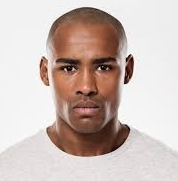
#> input picture img/train_01.jpg, 178 x 181 px
$ jupyter execute --allow-errors machine_learning.ipynb
#> lines starting #> are read from the running program, lines starting #| are printed output that depends on the picture
[cell 1]
import cv2
import os
import matplotlib.pyplot as plt
import pandas as pd
import numpy as np
from IPython.display import display

Read Classifiers for Face and Eyes

[cell 2]
face_cascade = cv2.CascadeClassifier("haarcascade_frontalface_default.xml")
eye_cascade = cv2.CascadeClassifier("haarcascade_eye.xml")

Import Image Files

[cell 3]
img_01 = cv2.imread("img/train_01.jpg")
#> img_01 is the input picture: shape (181, 178, 3); mean B, G, R 183.7, 189.6, 205.1
img_02 = cv2.imread("img/train_02.jpg")
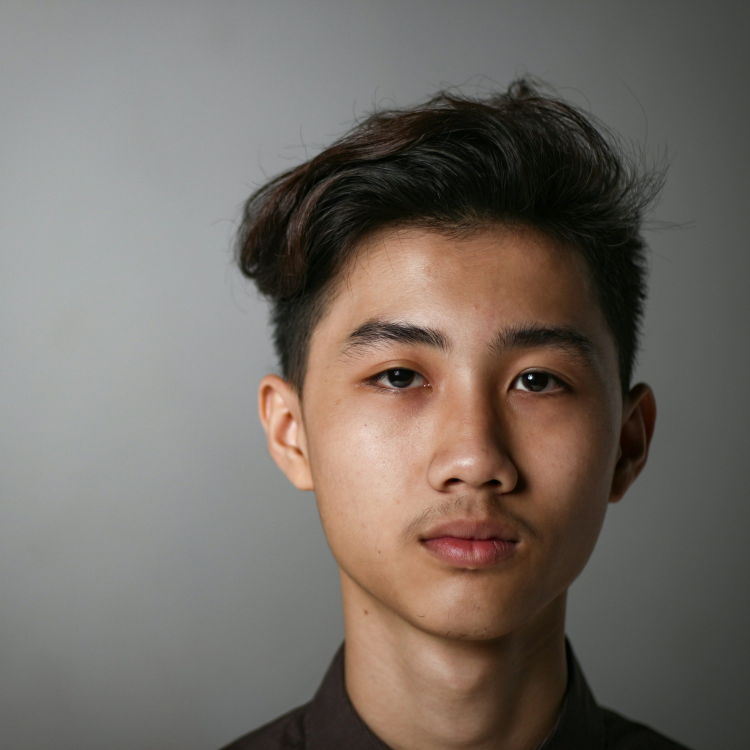
#> input picture img/train_02.jpg, 3000 x 3000 px (shown at 1/4 size)
#> img_02 is the input picture: shape (3000, 3000, 3); mean B, G, R 101.3, 108.1, 116.2
img_03 = cv2.imread("img/train_03.jpg")
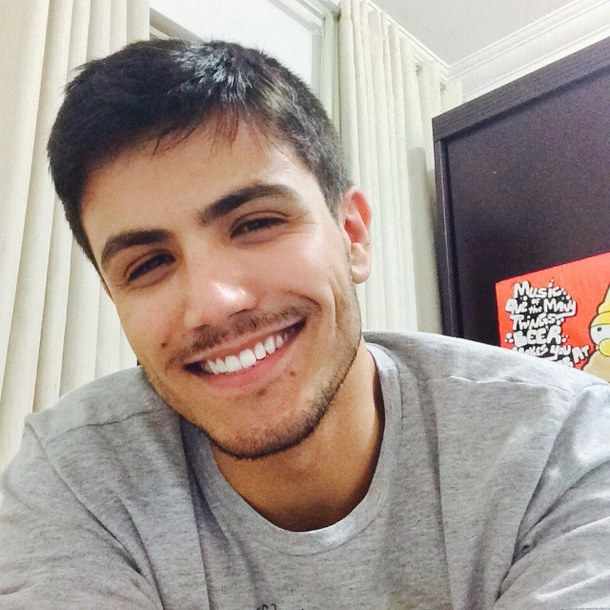
#> input picture img/train_03.jpg, 610 x 610 px
#> img_03 is the input picture: shape (610, 610, 3); mean B, G, R 144.3, 151.8, 165.1
img_04 = cv2.imread("img/train_04.jpg")
img_05 = cv2.imread("img/train_05.jpg")
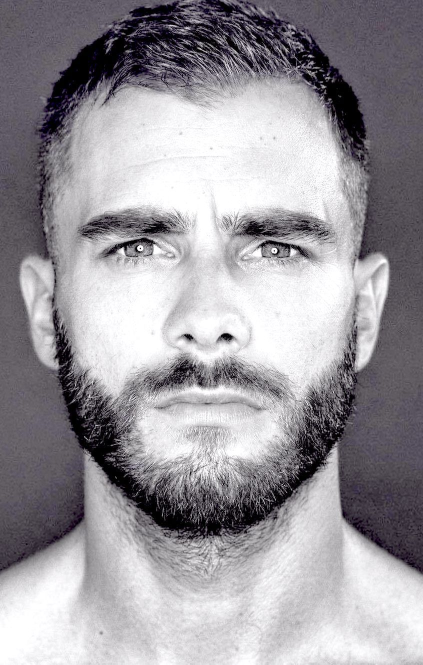
#> input picture img/train_05.jpg, 846 x 1329 px (shown at 1/2 size)
#> img_05 is the input picture: shape (1329, 846, 3); mean B, G, R 157.6, 152.2, 155.2
img_06 = cv2.imread("img/train_06.jpg")
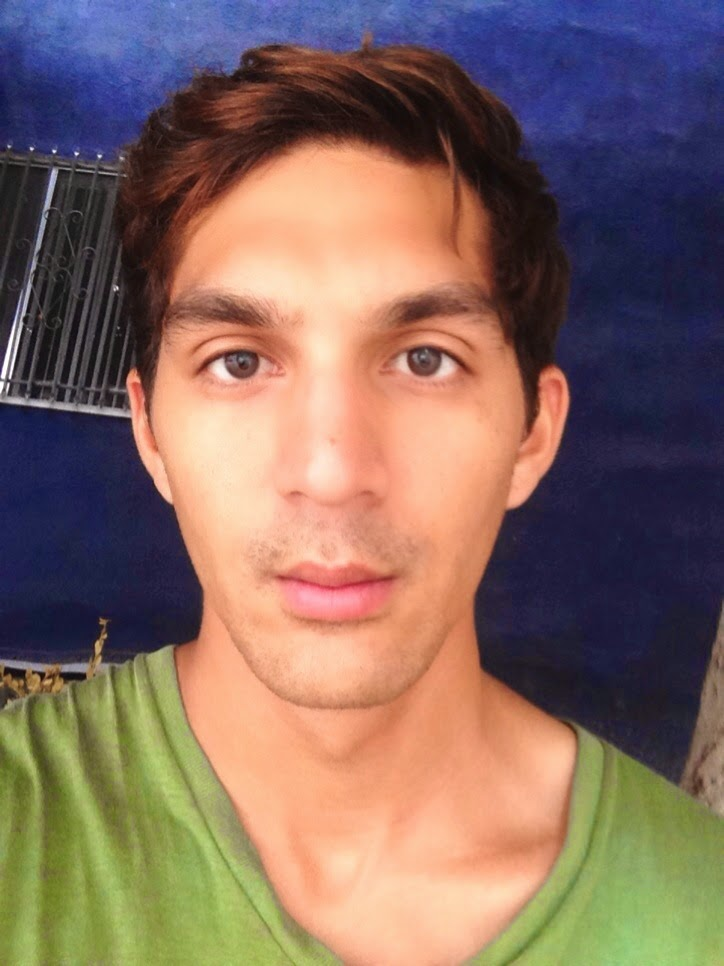
#> input picture img/train_06.jpg, 724 x 966 px
#> img_06 is the input picture: shape (966, 724, 3); mean B, G, R 96.6, 106.6, 132.2
img_07 = cv2.imread("img/train_07.jpg")
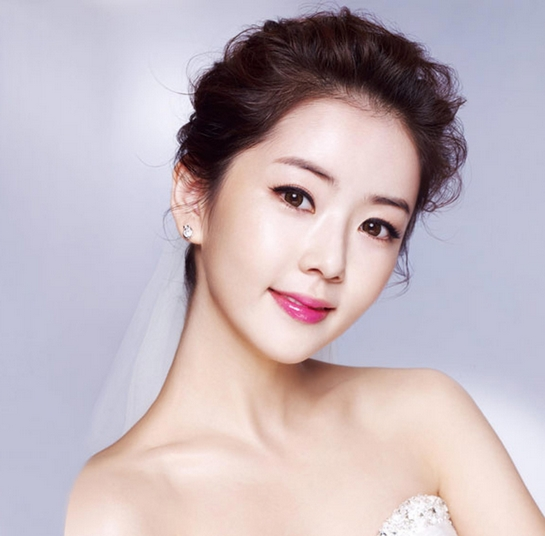
#> input picture img/train_07.jpg, 545 x 536 px
#> img_07 is the input picture: shape (536, 545, 3); mean B, G, R 188.3, 181.7, 195
img_08 = cv2.imread("img/train_08.jpg")
img_09 = cv2.imread("img/train_09.jpg")
img_10 = cv2.imread("img/train_10.jpg")

Define a function to changecolor space type

[cell 4]
def change_color(pic_list):
    new_list = []
    for img in pic_list:
        img = cv2.cvtColor(img, cv2.COLOR_BGR2RGB)
        new_list.append(img)
#> this loop made 4 passes
#> img on pass 4: None
#> after the loop, new_list = 3 items

    return new_list

Add Images to List for Looping

[cell 5]
img_list = [img_01, img_02, img_03, img_04, img_05, img_06, img_07, img_08, img_09, img_10]

Convert each img from BGR to RGB

#> (a cell that did not finish here is left out)

Verify all pics were output after conversion

[cell 7]
print(len(img_list))
#| 10

# Part 1

Create a dictionary to save coordinates and a list to save clicks

[cell 8]
eye_coords = {}
clicks = []

Define a function to fit image in screen

[cell 9]
original_scale = 1

def resize_image(image, width):
    original_height, original_width = image.shape[:2]
    aspect_ratio = original_width / original_height
    height = int(width / aspect_ratio)
    resize_scale = original_width / width
    resized_image = cv2.resize(image, (width, height))
    return resized_image

Define a function to manage coordinates of image clicks

[cell 10]
def click_event(event, x, y, flags, param):
    if event == cv2.EVENT_LBUTTONDOWN:
        original_x = int(x * original_scale)
        original_y = int(y * original_scale)
        print(f"Clicked at: ({x}, {y})")
        clicks.append(original_x )
        clicks.append(original_y)
        cv2.circle(param, (x, y), 5, (0, 255, 0), -1)
        cv2.imshow("Image", param)

Run the click events for each image, click eye centers, save coordinates

[cell 11]
count = 0

#> (the rest of this cell did not finish here and is left out)

Verify coordinates saved in the dictionary

[cell 12]
print(eye_coords)
#| {0: [], 1: [], 2: []}

# Part 2

Create a function that measures the distance between the eye coordinates and returns the difference compared to true center

[cell 13]
def measure_distance(LX, LY, GLX, GLY, RX, RY, GRX, GRY):

    def euc_distance(x1, y1, x2, y2):
        return ((x1 - x2) ** 2 + (y1 - y2) ** 2) ** 0.5

    if LX is None and LY is None:
        left_eye = 10.0
    else:
        left_eye = euc_distance(LX, LY, GLX, GLY)

    if RX is None and RY is None:
        right_eye = 10.0
    else:
        right_eye = euc_distance(RX, RY, GRX, GRY)

    distance = abs(left_eye - right_eye)

    return distance

# Part 3

Create a function that runs eye detection 1000 times, incrementing the scale factor from 0.01 to 2.00 by 0.01 inside incrementing min neighbors from 1 to 10 by 1. Save locations and compare each to true center. Save and return results.

[cell 14]
def detect_eyes(img, g_distances):
    min_neighbors = 1
    scale_factor = 1.01
    total_count = 0
    eye_distances = []
    coordinate_distances = [[],[],[],[],[],[],[],[],[],[]]

    while min_neighbors <= 10:
        while scale_factor <= 2.01:
            eye_img = img.copy()
            height, width, channels = eye_img.shape
            eye_rect = eye_cascade.detectMultiScale(
                eye_img,
                scaleFactor = scale_factor,
                minNeighbors = min_neighbors,
                minSize = (int(width * 0.15), int(height * 0.15))
                )

            for (x, y, w, h) in eye_rect:
                if (y + h / 2 > height * 0.5):
                     continue

                if len(eye_distances) < 4:
                    eye_distances.append(x)
                    eye_distances.append(y)
                    # Blue Box
                    cv2.rectangle(eye_img, (x, y), (x + w, y + h), (255, 0, 0), 1)

            if len(eye_distances) < 2:
                eye_distances.append(None)
                eye_distances.append(None)
                eye_distances.append(None)
                eye_distances.append(None)

            if len(eye_distances) < 4:
                eye_distances.append(None)
                eye_distances.append(None)

            glx, gly, grx, gry = g_distances
            lx, ly, rx, ry = eye_distances
            measured = measure_distance(lx, ly, glx, gly, rx, ry, grx, gry)
            py_measured = float(measured)
            round_measured = round(py_measured, 2)
            coordinate_distances[min_neighbors - 1].append(round_measured)

            total_count += 1
            scale_factor += 0.01
            eye_distances = []

        scale_factor = 1.01
        min_neighbors += 1


    return coordinate_distances, total_count

Run eye detection on all 10 images (10000 times total). Save the differences of each.

[cell 15]
eye_images_copy = img_list.copy()
#> eye_images_copy = 10 items
box_coords = []
boxes = []
overall_total = 0

#> (the rest of this cell did not finish here and is left out)

Verify tests were run correct number of times

[cell 16]
print(overall_total)
print(len(box_coords))
#> (the rest of this cell did not finish here and is left out)

# Part 4

Create a csv file of the accumulated data

[cell 17]
scale_factors = [round(x, 2) for x in np.arange(1.01, 2.01, 0.01)]
min_neighbors = list(range(1, 11))

for idx, table in enumerate(box_coords):
    df = pd.DataFrame(table)
    df.index = min_neighbors
    df.columns = scale_factors
    df.index.name = 'min_neighbors'
    df.columns.name = 'scale_factor'

    df.to_csv(f'eye_table_{idx}.csv')

Creat a function to add data to a table

[cell 18]
def plot_tab(table_num):
    df = pd.read_csv(f"eye_table_{table_num}.csv", index_col = 0)
    df.columns.name = "scale_factor"
    styled_df = df.style.set_table_styles([
        {'selector': 'th, td', 'props': [('border', '1px solid black')]},
        {'selector': 'table', 'props': [('border-collapse', 'collapse')]}
    ])

    display(styled_df)

Call the function to output data table for each image

#> (a cell that did not finish here is left out)

3D Visualization

[cell 20]
def map_data(table_num):
    df = pd.read_csv(f"eye_table_{table_num}.csv")

    x = df.columns[1:].astype(float)
    y = df['min_neighbors'].astype(float)
    z = df.iloc[:, 1:].values

    X, Y = np.meshgrid(x, y)

    fig = plt.figure(figsize=(12,8))
    ax = fig.add_subplot(111, projection='3d')

    surf = ax.plot_surface(X, Y, z, cmap = 'viridis', edgecolor = 'none')

    ax.set_xlabel('scale_factor')
    ax.set_ylabel('min_neighbors')
    ax.set_zlabel('Value')

    fig.colorbar(surf, shrink=0.5, aspect=5)

    plt.show()

#> (a cell that did not finish here is left out)

# Part 5

Create a function to return the average of all the row/column combinations containing the smallest numbers, non zero.

[cell 22]
def find_best(num):
    rows = 0
    cols = 0

    df = pd.read_csv(f"eye_table_{num}.csv", index_col = 0)
    df_no_zeros = df.replace(0, pd.NA)
    min_value = df_no_zeros.min().min()
    min_positions = list(df_no_zeros.stack().loc[lambda x: x == min_value].index)

    for i in min_positions:
        f1 = float(i[0])
        f2 = float(i[1])
        rows += f1
        cols += f2

    row_top = rows / len(min_positions)
    col_top = cols / len(min_positions)

    return(row_top, col_top)

Create a function to calculate the average of the best neighbor/scale factor numbers from all images

[cell 23]
def average_best():
    min_neighbor_list = []
    min_scale_factor_list = []
    neighbor = 0
    scale = 0.0
    min_neighbor_average = 0
    min_scale_factor_average = 0.0

    for i in range(10):
        n, s = find_best(i)
        min_neighbor_list.append(n)
        min_scale_factor_list.append(s)

    for a in min_neighbor_list:
        neighbor += a

    for b in min_scale_factor_list:
        scale += b

    min_neighbor_average = neighbor / len(min_neighbor_list)
    min_scale_factor_average = scale / len(min_scale_factor_list)

    return(min_neighbor_average, min_scale_factor_average)

Run function to store best neighbor and scale factor

#> (a cell that did not finish here is left out)

Output best neighbor and scale factor numbers

#> (a cell that did not finish here is left out)

# Part 6

Alter functions to accomidate new numbers

[cell 26]
def detect_eyes2(img, g_distances):
    eye_distances = []
    coordinate_distances = []

    eye_img = img.copy()
    height, width, channels = eye_img.shape
    eye_rect = eye_cascade.detectMultiScale(
        eye_img,
        scaleFactor = 1.44,
        minNeighbors = 2,
        minSize = (int(width * 1.5), int(height * 1.5))
        )

    for (x, y, w, h) in eye_rect:
        if (y + h / 2 < height * 0.5):
            eye_distances.append(x)
            eye_distances.append(y)
            # Blue Box
            cv2.rectangle(eye_img, (x, y), (x + w, y + h), (255, 0, 0), 1)

    if len(eye_distances) < 2:
        eye_distances.append(10)
        eye_distances.append(10)
        eye_distances.append(10)
        eye_distances.append(10)

    if len(eye_distances) < 4:
        eye_distances.append(10)
        eye_distances.append(10)
        eye_distances.append(10)
        eye_distances.append(10)


    glx, gly, grx, gry = g_distances
    lx, ly, rx, ry = eye_distances
    measured = measure_distance(lx, ly, glx, gly, rx, ry, grx, gry)
    py_measured = float(measured)
    round_measured = round(py_measured, 2)
    coordinate_distances.append(round_measured)

    return coordinate_distances

Run function to calculate differences between the results of the new numbers and the true center fr each image.

[cell 27]
eye_images_copy2 = img_list.copy()
#> eye_images_copy2 = 10 items
box_coords2 = []
boxes2 = []

#> (the rest of this cell did not finish here and is left out)
